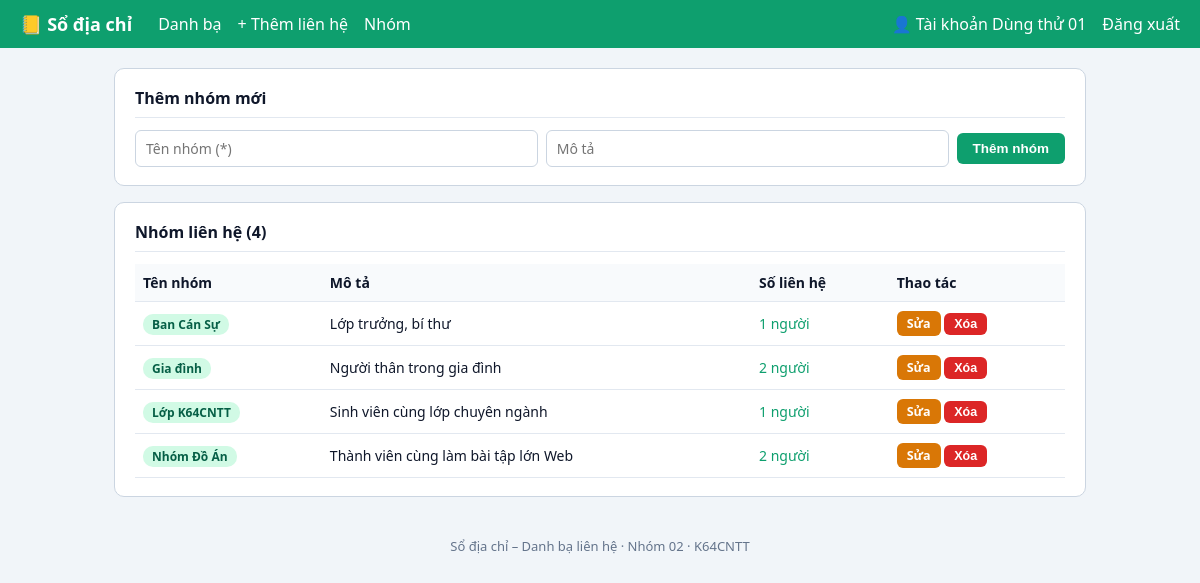
Screenshot of /BaiTaPNhom06/groups.php (signed in) with the database file from the repository.
### tables this page shows
CREATE TABLE `nhom_lien_he` (
  `id` INT AUTO_INCREMENT PRIMARY KEY,
  `id_nguoi_dung` INT NOT NULL,
  `ten_nhom` VARCHAR(60) NOT NULL,
  `mo_ta` VARCHAR(255) NULL,
  UNIQUE KEY `uq_nhom` (`id_nguoi_dung`, `ten_nhom`),
  CONSTRAINT `fk_nhom_nd` FOREIGN KEY (`id_nguoi_dung`)
    REFERENCES `nguoi_dung`(`id`) ON DELETE CASCADE
);

### BaiTaPNhom06/functions.php (called while the page is built, shortened)
<?php
function e($s): string { return htmlspecialchars((string)$s, ENT_QUOTES, 'UTF-8'); }

### BaiTaPNhom06/groups.php (the view, shortened to what this page needs)
<?php
require_once 'functions.php';
$uid = yeu_cau_dang_nhap();
$sua = ['id' => 0, 'ten_nhom' => '', 'mo_ta' => ''];
$st = $pdo->prepare("SELECT nh.*, (SELECT COUNT(*) FROM lien_he lh WHERE lh.id_nhom = nh.id) AS so_lh
                     FROM nhom_lien_he nh WHERE nh.id_nguoi_dung = :u ORDER BY nh.ten_nhom");
$st->execute([':u' => $uid]);
$ds = $st->fetchAll();
include 'header.php';
?>
<div class="card <?= $sua['id'] ? 'editing' : '' ?>">
    <h3><?= $sua['id'] ? 'Sửa nhóm' : 'Thêm nhóm mới' ?></h3>
    <form method="POST" class="filter">
        <input type="text" name="ten_nhom" maxlength="60" placeholder="Tên nhóm (*)" value="<?= e($sua['ten_nhom']) ?>">
        <input type="text" name="mo_ta" maxlength="255" placeholder="Mô tả" value="<?= e($sua['mo_ta']) ?>">
        <button class="btn <?= $sua['id'] ? 'btn-warn' : '' ?>"><?= $sua['id'] ? 'Cập nhật' : 'Thêm nhóm' ?></button>
    </form>
</div>
<div class="card">
    <h3>Nhóm liên hệ (<?= count($ds) ?>)</h3>
    <div class="table-wrap">
    <table>
        <thead><tr><th>Tên nhóm</th><th>Mô tả</th><th>Số liên hệ</th><th>Thao tác</th></tr></thead>
        <tbody>
        <?php foreach ($ds as $g): ?>
            <tr>
                <td><span class="badge"><?= e($g['ten_nhom']) ?></span></td>
                <td><?= e($g['mo_ta'] ?? '') ?></td>
                <td><a href="index.php?nhom=<?= (int)$g['id'] ?>"><?= (int)$g['so_lh'] ?> người</a></td>
                <td>
                    <a class="btn btn-warn btn-sm" href="groups.php?sua=<?= (int)$g['id'] ?>">Sửa</a>
                    <form method="POST" class="inline-form" onsubmit="return confirm('Xóa nhóm này?');">
                        <button class="btn btn-del btn-sm">Xóa</button>
                    </form>
                </td>
            </tr>
        <?php endforeach; ?>
        </tbody>
    </table>
    </div>
</div>
<?php include 'footer.php'; ?>

### BaiTaPNhom06/style.css (style rules this page uses)
* { box-sizing: border-box; }
body { font-family: 'Segoe UI', Arial, sans-serif; background: #f1f5f9; color: #0f172a; margin: 0; }
a { color: #0e9f6e; text-decoration: none; }
.card { background: #fff; border: 1px solid #cbd5e1; border-radius: 10px; padding: 18px 20px; margin-bottom: 16px; }
.card h3 { margin: 0 0 12px; padding-bottom: 8px; border-bottom: 1px solid #e2e8f0; font-size: 16px; }
input[type=text], input[type=email], input[type=password], input[type=date], select, textarea { width: 100%; padding: 8px 10px; border: 1px solid #cbd5e1; border-radius: 6px; font-size: 14px; font-family: inherit; background: #fff; }
.filter { display: flex; gap: 8px; flex-wrap: wrap; align-items: center; }
.filter > input[type=text] { flex: 1; min-width: 180px; }
.btn { display: inline-block; padding: 8px 16px; background: #0e9f6e; color: #fff; border: 0; border-radius: 6px; font-weight: 600; font-size: 13.5px; cursor: pointer; margin-top: 8px; }
.btn-warn { background: #d97706; }
.btn-del { background: #dc2626; }
.btn-sm { margin-top: 0; padding: 4px 10px; font-size: 12.5px; }
.filter .btn { margin-top: 0; }
.inline-form { display: inline; }
.table-wrap { overflow-x: auto; }
table { width: 100%; border-collapse: collapse; font-size: 14px; }
th, td { border-bottom: 1px solid #e2e8f0; padding: 9px 8px; text-align: left; white-space: nowrap; }
th { background: #f8fafc; }
.badge { background: #d1fae5; color: #065f46; padding: 2px 9px; border-radius: 10px; font-size: 12px; font-weight: 600; }

### rows the page displays
nhom_lien_he: ten_nhom "Ban Cán Sự", mo_ta "Lớp trưởng, bí thư", so_lh "1"
nhom_lien_he: ten_nhom "Gia đình", mo_ta "Người thân trong gia đình", so_lh "2"
nhom_lien_he: ten_nhom "Lớp K64CNTT", mo_ta "Sinh viên cùng lớp chuyên ngành", so_lh "1"
nhom_lien_he: ten_nhom "Nhóm Đồ Án", mo_ta "Thành viên cùng làm bài tập lớn Web", so_lh "2"

### other values shown
$_SESSION['ten'] "Tài khoản Dùng thử 01"
count($ds) "4"
